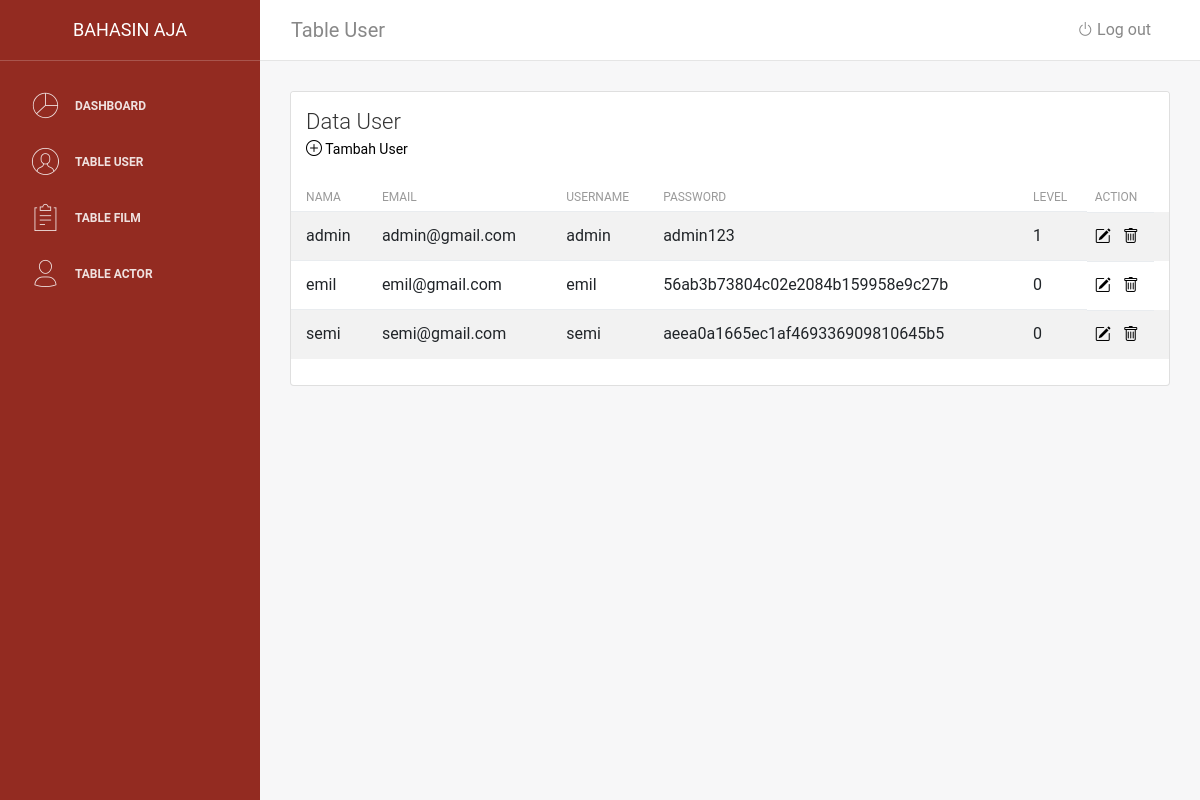
Screenshot of /Dashboard/examples/tableuser.php with the database file from the repository.
### tables this page shows
CREATE TABLE `user` (
  `nama` varchar(255) NOT NULL,
  `email` varchar(255) NOT NULL,
  `username` varchar(255) NOT NULL,
  `password` varchar(255) NOT NULL,
  `level` int(2) NOT NULL
);

### Dashboard/examples/cruduser.php (called while the page is built, shortened)
<?php
Function bacaUser($sql) {
    $data = array();
    $koneksi = koneksi();
    $hasil = mysqli_query($koneksi, $sql);
    $i = 0;
    while ($baris=mysqli_fetch_assoc($hasil)) {
        $data[$i]['nama']=$baris['nama'];
        $data[$i]['email']=$baris['email'];
        $data[$i]['username']=$baris['username'];
        $data[$i]['password']=$baris['password'];
        $data[$i]['level']=$baris['level'];
        $i++;
    }
    return $data;
}
Function bacaSemuaUser() {
    $sql = "select * from user";
    $data = bacaUser($sql);
    return $data;
}
?>

### Dashboard/examples/tableuser.php (the view, shortened to what this page needs)
 <?php
include('cruduser.php');
?>
 <!DOCTYPE html>
 <html lang="en">
 <head>
     <link rel="stylesheet" href="https://cdn.jsdelivr.net/npm/bootstrap-icons@1.9.1/font/bootstrap-icons.css">
     <link rel="stylesheet" href="https://maxcdn.bootstrapcdn.com/font-awesome/latest/css/font-awesome.min.css" />
     <link href="../assets/css/bootstrap.min.css" rel="stylesheet" />
     <link href="../assets/css/light-bootstrap-dashboard.css?v=2.0.0 " rel="stylesheet" />
     <link href="../assets/css/demo.css" rel="stylesheet" />
 </head>
<?php
$data = bacaSemuaUser();
?>
 <body>
     <div class="wrapper">
         <div class="sidebar" data-image="../assets/img/sidebar-5.jpg">
             <div class="sidebar-wrapper">
                 <div class="logo">
                     <a href="http://www.creative-tim.com" class="simple-text">
                       Bahasin Aja
                     </a>
                 </div>
                 <ul class="nav">
                     <li>
                         <a class="nav-link" href="dashboard.php">
                             <i class="nc-icon nc-chart-pie-35"></i>
                             <p>Dashboard</p>
                         </a>
                     </li>
                     <li>
                         <a class="nav-link" href="./tableuser.php">
                             <i class="nc-icon nc-circle-09"></i>
                             <p>Table User</p>
                         </a>
                     </li>
                     <li>
                         <a class="nav-link" href="./tablefilm.php">
                             <i class="nc-icon nc-notes"></i>
                             <p>Table Film</p>
                         </a>
                     </li>
                     <li>
                         <a class="nav-link" href="./tableactor.php">
                             <i class="nc-icon nc-single-02"></i>
                             <p>Table Actor</p>
                         </a>
                     </li>
                 </ul>
             </div>
         </div>
         <div class="main-panel">
             <nav class="navbar navbar-expand-lg " color-on-scroll="500">
                 <div class="container-fluid">
                     <a class="navbar-brand" href="#pablo"> Table User </a>
                     <div class="collapse navbar-collapse justify-content-end" id="navigation">
                         <ul class="navbar-nav ml-auto">
                             <li class="nav-item">
                                 <a class="nav-link" href="#pablo">
                                     <span class=""><i class="bi bi-power"></i> Log out</span>
                                 </a>
                             </li>
                         </ul>
                     </div>
                 </div>
             </nav>
             <div class="content">
                 <div class="container-fluid">
                     <div class="row">
                         <div class="col-md-12">
                             <div class="card strpied-tabled-with-hover">
                                 <div class="card-header ">
                                     <h4 class="card-title">Data User</h4>
                                     <p class="card-category"><a href ="tambahuser.php"><i class="bi bi-plus-circle"></i> Tambah User</a></p>
                                 </div>
                                 <div class="card-body table-full-width table-responsive">
                                     <table class="table table-hover table-striped">
                                         <thead>
                                             <th>Nama</th>
                                             <th>Email</th>
                                             <th>Username</th>
                                             <th>Password</th>
                                             <th>Level</th>
                                             <th>Action</th>
                                         </thead>
                                         <?php
                                            foreach($data as $film) {
                                                $nama = $film['nama'];
                                                $email = $film['email'];
                                                $username = $film['username'];
                                                $password = $film['password'];
                                                $level = $film['level'];
                                                echo"
                                                <tr align='left'>
                                                    <td>$nama</td>
                                                    <td>$email</td>
                                                    <td>$username</td>
                                                    <td>$password</td>
                                                    <td>$level</td>
                                                    <td> <a href='edituser.php?email=$film[email]';><i class='bi bi-pencil-square'></i>&nbsp;&nbsp;&nbsp;</a><a href='hapususer.php?email=$film[email]';><i class='bi bi-trash'></i></a></td>
                                                </tr>";
                                            }
                                            ?>
                                     </table>
                                 </div>
                             </div>
                         </div>
         </div>
     </div>
 </body>
 </html>

### Dashboard/examples/tableuser.php (style rules this page uses)
a { color:black; }

### rows the page displays
user: nama "admin", email "admin@gmail.com", username "admin", password "admin123", level "1"
user: nama "emil", email "emil@gmail.com", username "emil", password "56ab3b73804c02e2084b159958e9c27b", level "0"
user: nama "semi", email "semi@gmail.com", username "semi", password "aeea0a1665ec1af469336909810645b5", level "0"
